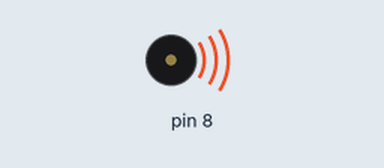
The sketch below on a simulated Arduino Uno, built with avr-gcc and run on an emulated ATmega328P. Parts: buzzer (waves = sounding).

Above: at 0.4 s.
Timing chart, 0 to 10.0 s (numbered marks = the images above):
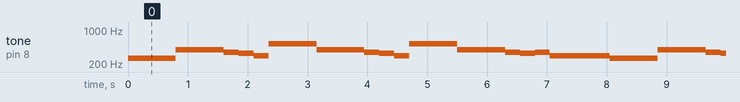

Measured:
- by itself, tone on pin 8: plays 261 Hz for 0.80 s, 392 Hz for 0.80 s, 349 Hz for 0.25 s, 329 Hz for 0.25 s, 293 Hz for 0.25 s, 523 Hz for 0.80 s … (271 notes in this stretch)

The sketch:

Star_Wars_theme_song.ino
```cpp
void play(String music);

float notes[7][7] = {{0},{0}};

void setup()
{
  pinMode(8, OUTPUT);
  // only notes i use
  notes[2][3] = 130.81;
  notes[2][4] = 261.63;
  notes[2][5] = 523.25;
  notes[0][4] = 440.00;
  notes[1][4] = 493.88;
  notes[3][4] = 293.67;
  notes[4][4] = 329.63;
  notes[5][4] = 349.23;
  notes[6][4] = 392.00;
}

void loop()
{
  //piano leter notes
  play("C4-G4-F4.E4.D4.C5-G4-F4.E4.D4.C5-G4-F4.E4.F4.D4/C4-G4-F4.E4.D4.C5-G4-F4.E4.D4.C4-G4-F4.E4.F4.D4");
  delay(20);
}

void play(String music)
{
  int i = 0;
  float note = 0;
  int del = 0;
  while (music[i] != '\0')
  {
    if (music[i] == '/')
    {
      delay(500);
      i++;
    }
    else
    {
      note = notes[(music[i] - 'A')][(music[i + 1] - '0')];
      switch (music[i+2])
      {
        case '.':
        del = 250;
        break;

        case '-':
        del = 800;
        break;

        case '/':
        del = 1000;
        break;
      }
      tone(8, note, (del));
      delay(del);
      noTone(8);
      i += 3;
    }
  }
}
```
